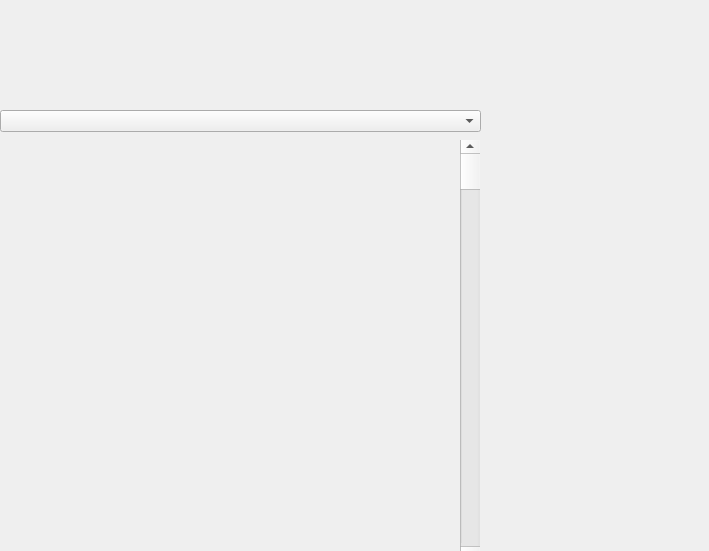
<?xml version="1.0" encoding="UTF-8"?>
<ui version="4.0">
 <class>contactViewSlider</class>
 <widget class="QWidget" name="contactViewSlider">
  <property name="geometry">
   <rect>
    <x>0</x>
    <y>0</y>
    <width>709</width>
    <height>551</height>
   </rect>
  </property>
  <property name="windowTitle">
   <string>Form</string>
  </property>
  <widget class="QComboBox" name="comboBox">
   <property name="geometry">
    <rect>
     <x>0</x>
     <y>110</y>
     <width>481</width>
     <height>22</height>
    </rect>
   </property>
  </widget>
  <widget class="QScrollBar" name="verticalScrollBar">
   <property name="geometry">
    <rect>
     <x>460</x>
     <y>140</y>
     <width>20</width>
     <height>420</height>
    </rect>
   </property>
   <property name="orientation">
    <enum>Qt::Vertical</enum>
   </property>
  </widget>
 </widget>
 <resources/>
 <connections/>
</ui>
